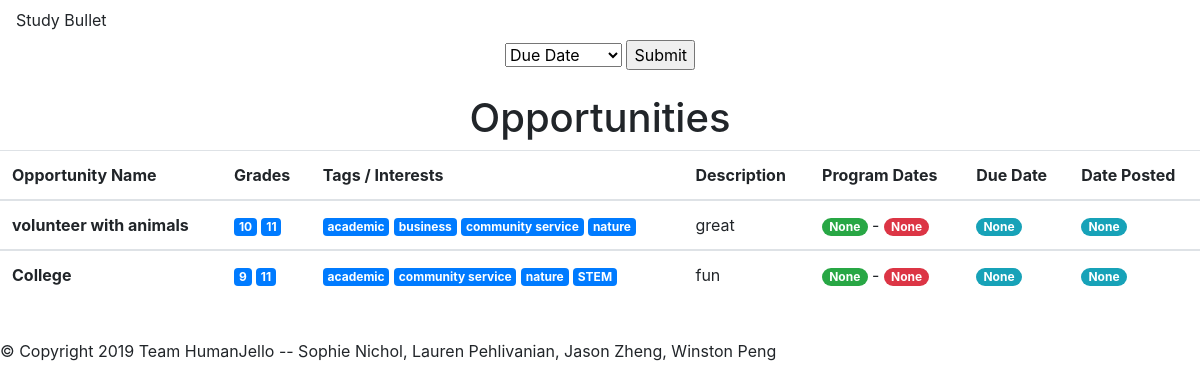
Before: /allOps (signed in) with the older database file.
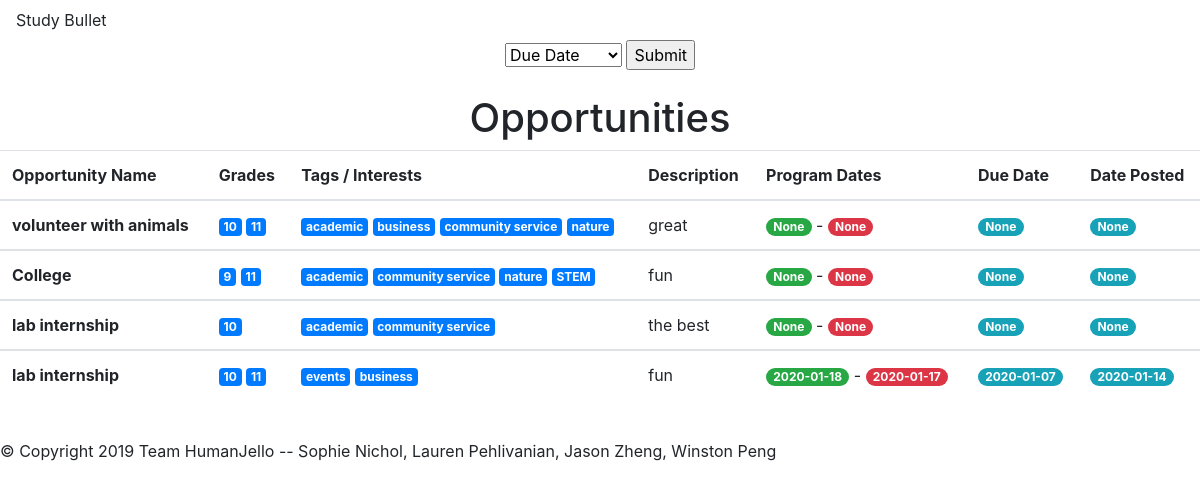
After: the same page with the newer database file.
### tables this page shows
CREATE TABLE opportunities (
                opid INTEGER PRIMARY KEY,
                name TEXT,
                events BOOLEAN,
                academic BOOLEAN,
                business BOOLEAN,
                community_service BOOLEAN,
                leadership BOOLEAN,
                museums BOOLEAN,
                nature BOOLEAN,
                stem BOOLEAN,
                humanities BOOLEAN,
                scholarships BOOLEAN,
                description TEXT,
                link TEXT,
                cost INTEGER,
                gr9 BOOLEAN,
                gr10 BOOLEAN,
                gr11 BOOLEAN,
                gr12 BOOLEAN,
                location TEXT,
                duedate TEXT,
                posted TEXT,
                start_date TEXT,
                end_date TEXT,
                notes TEXT
                );

### app.py (the view)
@app.route("/allOps")
def allOps():
    if checkAuth():
        collection = dbfunctions.getAllOps(c)
        print(collection)
        return render_template('allOps.html', op_list = collection)
    return redirect(url_for('root'))

### app.py (called while the page is built)
def checkAuth(): #checks if the user is logged in
    if "username" in session:
        return True
    else:
        return False

### dbfunctions.py (called while the page is built)
def getAllOps(c):
    c.execute("SELECT * FROM opportunities;")
    all = c.fetchall()
    return all

### templates/allOps.html (shortened to what this page needs)
{% extends "base.html" %}
{% block body %}
<div align="center">
  <form action="/action_page.php">
    <select name="cars">
      <option value="duedate">Due Date</option>
    </select>
  <input type="submit">
</form>
<br>
  <h1> Opportunities </h1>
  <table class="table">
    <thead>
      <tr>
        <th scope="col">Opportunity Name</th>
        <th scope="col">Grades</th>
        <th scope="col">Tags / Interests</th>
        <th scope="col">Description</th>
        <th scope="col">Program Dates</th>
        <th scope="col">Due Date</th>
        <th scope="col">Date Posted</th>
      </tr>
    </thead>
    {% for item in op_list %}
    <tbody>
      <tr>
        <th scope="row">{{item[1]}}</th>
        <td>
          {% if item[15] %}<span class="badge badge-primary">9</span>{% endif %}
          {% if item[16] %}<span class="badge badge-primary">10</span>{% endif %}
          {% if item[17] %}<span class="badge badge-primary">11</span>{% endif %}
        </td>
        <td>
          {% if item[2] %}<span class="badge badge-primary">events</span>{% endif %}
          {% if item[3] %}<span class="badge badge-primary">academic</span>{% endif %}
          {% if item[4] %}<span class="badge badge-primary">business</span>{% endif %}
          {% if item[5] %}<span class="badge badge-primary">community service</span>{% endif %}
          {% if item[8] %}<span class="badge badge-primary">nature</span>{% endif %}
          {% if item[9] %}<span class="badge badge-primary">STEM</span>{% endif %}
        </td>
        <td><div style="overflow-y: scrollable;">{{item[12]}}</div></td>
        <td><span class="badge badge-pill badge-success">{{item[22]}}</span> -
            <span class="badge badge-pill badge-danger">{{item[23]}}</span>
        </td>
        <td><span class="badge badge-pill badge-info">{{item[20]}}</span></td>
        <td><span class="badge badge-pill badge-info">{{item[21]}}</span></td>
      {% endfor %}
    </tbody>
  </table>
  <br>
</div>
{% endblock %}

### templates/base.html (shortened to what this page needs)
<!DOCTYPE html>
<html>
  <head>
    <link rel="stylesheet" href="https://stackpath.bootstrapcdn.com/bootstrap/4.3.1/css/bootstrap.min.css">
  </head>
  <body>
    <header class="navbar navbar-expand navbar-dark flex-column flex-md-row bd-navbar">
      Study Bullet
    </header>
    {% block body %} {% endblock %}
  </body>
  <footer>
    <p>&copy; Copyright 2019 Team HumanJello -- Sophie Nichol, Lauren Pehlivanian, Jason Zheng, Winston Peng</p>
  </footer>
</html>

Changed rows visible on the page:
added opportunities: name "lab internship", gr10 "10", academic "academic", community_service "community service", description "the best", item "None"
added opportunities: name "lab internship", gr10 "10", gr11 "11", events "events", business "business", description "fun", start_date "2020-01-18", end_date "2020-01-17", duedate "2020-01-07", posted "2020-01-14"
